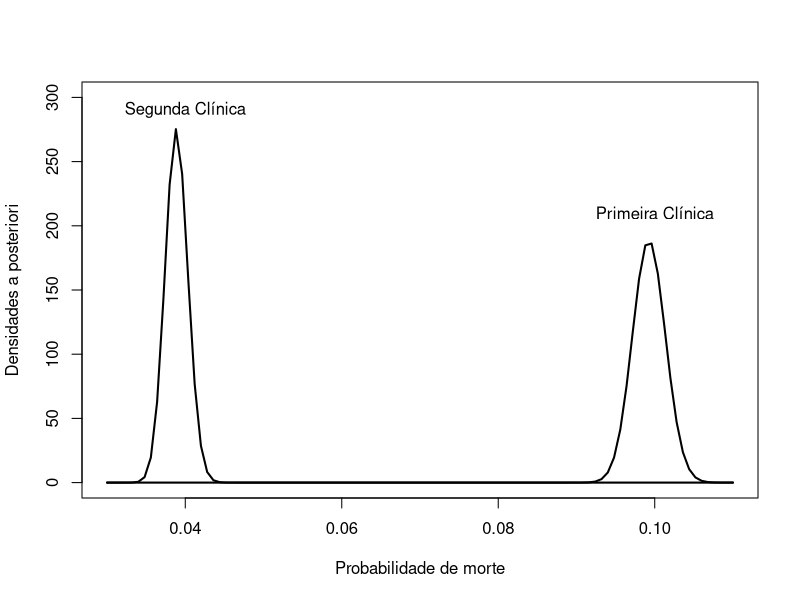
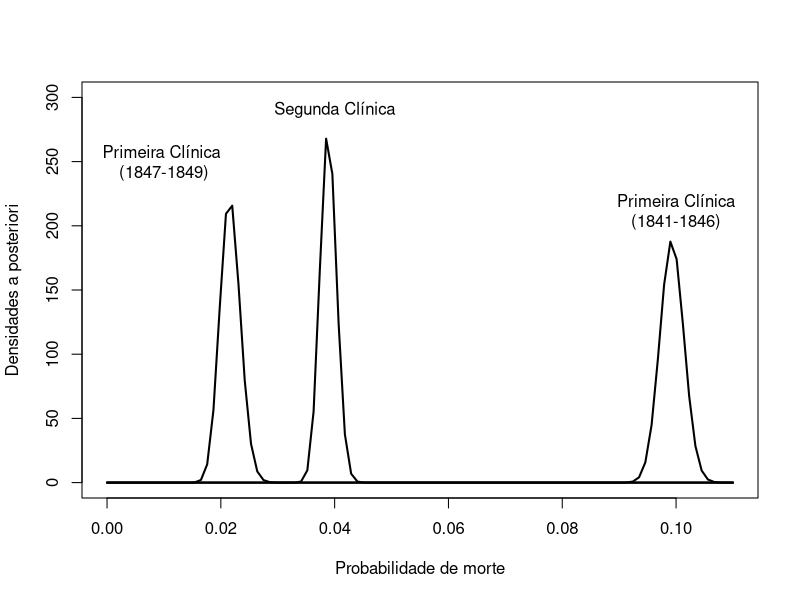
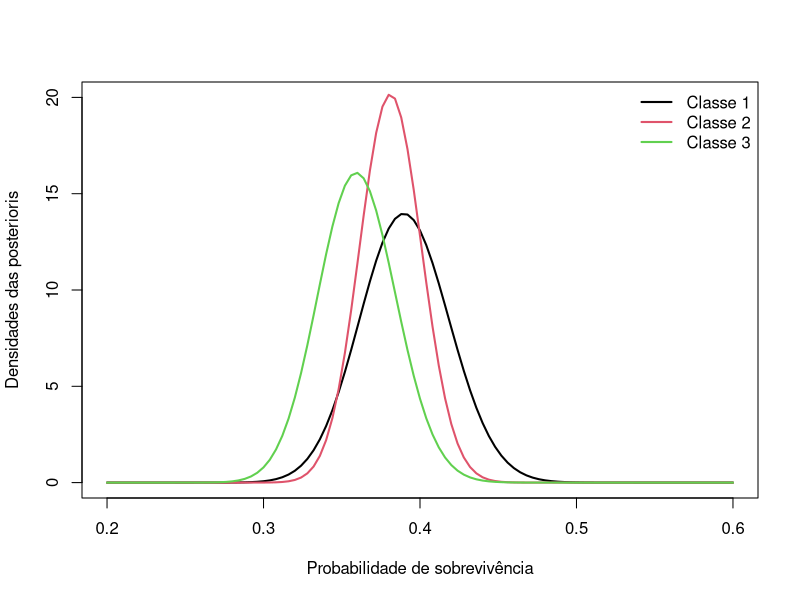
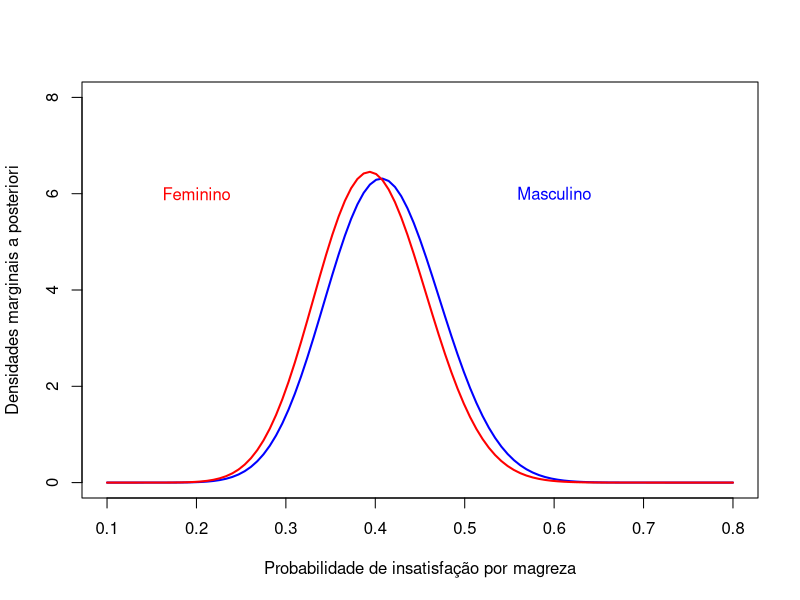
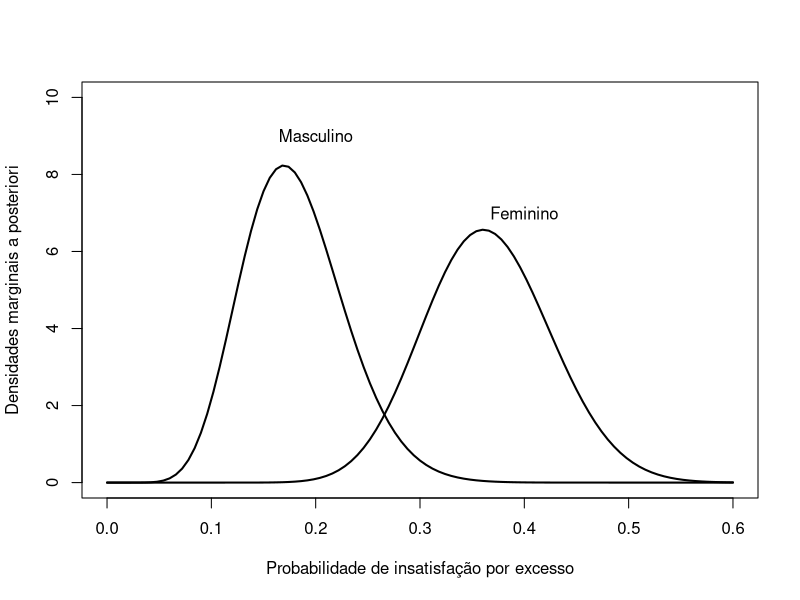

Generate these figures, in order, with R:
## ---- chunk 1
1-pbeta(.4,251,251)
## ---- chunk 2
curve(dbeta(x,1990,18054),0.03,.11, lwd = 2,ylab='Densidades a posteriori',xlab='Probabilidade de morte',ylim=c(0,300))
curve(dbeta(x,692,17101), lwd = 2, add = T)
text(c(.04,.1),c(290,210),c('Segunda Clínica','Primeira Clínica'))
## ---- chunk 3
curve(dbeta(x,1990,18054),0,.11, lwd = 2,ylab='Densidades a posteriori',xlab='Probabilidade de morte',ylim=c(0,300))
curve(dbeta(x,692,17101), lwd = 2, add = T)
curve(dbeta(x,143,6454), lwd = 2, add = T)

text(c(.01,.04,.1),c(250,290,212),c('Primeira Clínica \n(1847-1849)','Segunda Clínica','Primeira Clínica\n(1841-1846)'))

## ---- chunk 4
curve(dbeta(x, 114,178), lwd = 2, ylim=c(0,20), ylab = 'Densidades das posterioris', xlab = 'Probabilidade de sobrevivência', xlim=c(.2,.6))
curve(dbeta(x, 230,373), add = T, col =2, lwd = 2)
curve(dbeta(x, 135,240), add = T ,col =3, lwd = 2)
legend('topright',c('Classe 1','Classe 2','Classe 3'), lwd =2, col=1:3, bty='n')
## ---- chunk 5
B <- 1000000
alfa <- rbeta(B, 114,178)
beta  <- rbeta(B, 230,373)
gama  <- rbeta(B, 135,240)
## ---- chunk 6
set.seed(123)
mean(alfa>beta)
mean(alfa>gama)
## ---- chunk 7
curve(dbeta(x,25,36), lwd=2, xlab = 'Probabilidade de insatisfação por magreza', ylab= 'Densidades marginais a posteriori', ylim=c(0,8),xlim=c(.1,.8),col='blue')
curve(dbeta(x,25,38),add = T, lwd=2, col='red')
text(c(.6,.2),c(6,6), c('Masculino','Feminino'),col=c('blue','red'))
## ---- chunk 8
curve(dbeta(x,11,50), lwd=2, xlab = 'Probabilidade de insatisfação por excesso', ylab= 'Densidades marginais a posteriori', ylim=c(0,10),xlim=c(0,.6))
curve(dbeta(x,23,40),add = T, lwd=2)
text(c(.2,.4),c(9,7), c('Masculino','Feminino'))
## ---- chunk 9
set.seed(123)
B <- 1000000
alfaE <- rbeta(B, 11,50)
betaE <- rbeta(B, 23,40)
mean(alfaE<betaE)
